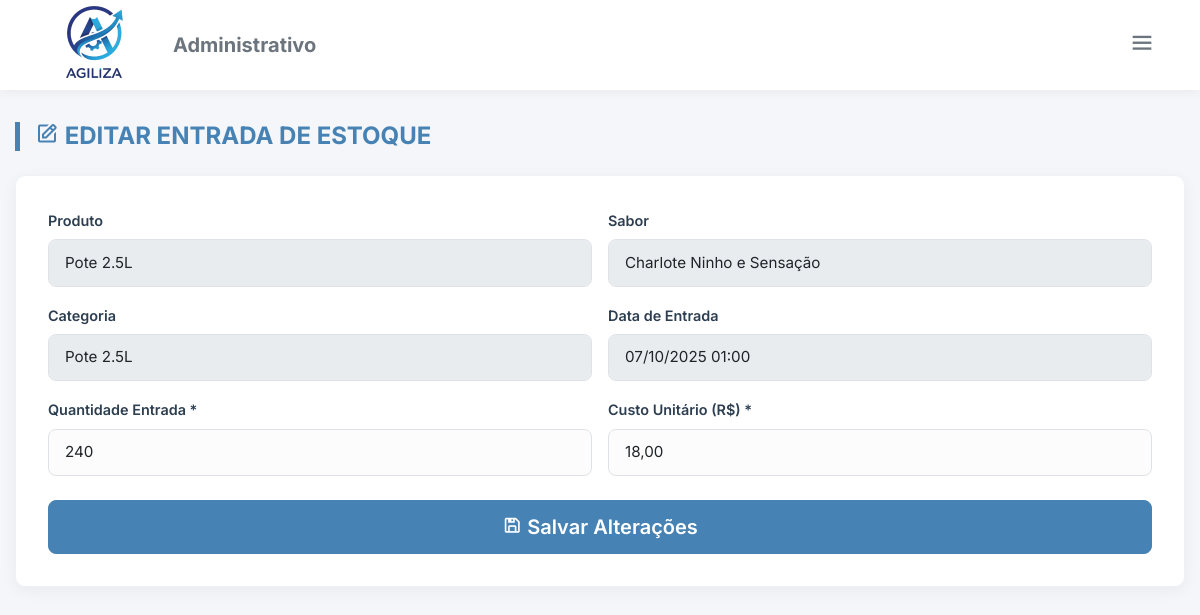
The page /alt_estoque.php?id=28 (signed in) on the database its author committed.
### tables this page shows
CREATE TABLE IF NOT EXISTS `estoque` (
  `id_estoque` int NOT NULL AUTO_INCREMENT,
  `produto` varchar(255) NOT NULL,
  `sabor` varchar(255) NOT NULL,
  `tipo` varchar(50) NOT NULL,
  `estoque_atual` int NOT NULL,
  `data` datetime NOT NULL,
  `movimentacao` enum('Entrada','Saída') NOT NULL,
  `valor_custo` decimal(10,2) NOT NULL DEFAULT '0.00',
  PRIMARY KEY (`id_estoque`)
);

### alt_estoque.php (the view, shortened to what this page needs)
<?php
require_once "config/conexao.php";
$dados = [];
if (isset($_GET["id"])) {
    $id = (int) $_GET["id"];
    $stmt = $conn->prepare("SELECT * FROM estoque WHERE id_estoque = :id AND movimentacao = 'Entrada'");
    $stmt->bindValue(':id', $id);
    $stmt->execute();
    $dados = $stmt->fetch(PDO::FETCH_ASSOC);
}
?>
<!DOCTYPE html>
<html lang="pt-br">
<head>
    <link href="https://cdn.jsdelivr.net/npm/bootstrap@5.3.6/dist/css/bootstrap.min.css" rel="stylesheet">
    <link href="https://unpkg.com/boxicons@2.1.4/css/boxicons.min.css" rel="stylesheet">
    <link href="assets/css/style_cad.css" rel="stylesheet">
</head>
<body>
    <div class="top-bar">
        <div class="d-flex align-items-center gap-3">
            <img src="assets/img/logoagilizasemfundo.png" class="logo" alt="Logo">
            <h5 class="m-0 fw-bold text-secondary d-none d-md-block">Administrativo</h5>
        </div>
        <div class="dropdown">
            <button class="btn btn-outline-secondary border-0" type="button" data-bs-toggle="dropdown"><i
                    class='bx bx-menu fs-3'></i></button>
        </div>
    </div>
    <div class="main-container">
        <h2 class="page-title"><i class='bx bx-edit'></i> Editar Entrada de Estoque</h2>
        <div class="form-card">
            <form method="POST">
                <div class="row g-3">
                    <div class="col-md-6">
                        <label class="form-label">Produto</label>
                        <input type="text" class="form-control" value="<?= htmlspecialchars($dados['produto']) ?>"
                            disabled>
                    </div>
                    <div class="col-md-6">
                        <label class="form-label">Sabor</label>
                        <input type="text" class="form-control" value="<?= htmlspecialchars($dados['sabor']) ?>"
                            disabled>
                    </div>
                    <div class="col-md-6">
                        <label class="form-label">Categoria</label>
                        <input type="text" class="form-control" value="<?= htmlspecialchars($dados['tipo']) ?>"
                            disabled>
                    </div>
                    <div class="col-md-6">
                        <label class="form-label">Data de Entrada</label>
                        <input type="text" class="form-control"
                            value="<?= date('d/m/Y H:i', strtotime($dados['data'])) ?>" disabled>
                    </div>
                    <div class="col-md-6">
                        <label class="form-label">Quantidade Entrada *</label>
                        <input type="number" class="form-control" name="estoque_atual"
                            value="<?= (int) $dados['estoque_atual'] ?>" min="1" required>
                    </div>
                    <div class="col-md-6">
                        <label class="form-label">Custo Unitário (R$) *</label>
                        <input type="text" class="form-control" name="valor_custo"
                            value="<?= number_format($dados['valor_custo'], 2, ',', '.') ?>" required
                            placeholder="0,00">
                    </div>
                    <div class="col-12 mt-4">
                        <button type="submit" name="alterar" class="btn btn-primary w-100 btn-lg"><i
                                class='bx bx-save'></i> Salvar Alterações</button>
                    </div>
                </div>
            </form>
        </div>
    </div>
</body>
</html>

### assets/css/style_cad.css (style rules this page uses)
:root { --primary-color: #4682B4; --primary-hover: #3a6ea5; --bg-light: #f4f6f9; --card-bg: #ffffff; --text-dark: #2c3e50; --text-muted: #6c757d; --radius: 10px; --shadow: 0 4px 15px rgba(0, 0, 0, 0.05); }
body { background-color: var(--bg-light); font-family: 'Inter', sans-serif; color: var(--text-dark); min-height: 100vh; display: flex; flex-direction: column; }
.top-bar { background-color: var(--card-bg); padding: 0.8rem 2rem; display: flex; align-items: center; justify-content: space-between; box-shadow: 0 2px 10px rgba(0, 0, 0, 0.05); margin-bottom: 2rem; z-index: 100; height: 90px; }
.top-bar .logo { height: 125px; width: auto; object-fit: contain; }
.main-container { max-width: 1200px; margin: 0 auto; padding: 0 15px 40px 15px; width: 100%; flex: 1; }
.page-title { font-weight: 700; color: var(--primary-color); margin-bottom: 1.5rem; text-transform: uppercase; font-size: 1.5rem; border-left: 5px solid var(--primary-color); padding-left: 15px; }
.form-card { background: var(--card-bg); border-radius: var(--radius); box-shadow: var(--shadow); padding: 2rem; margin-bottom: 3rem; border: 1px solid #eef2f7; }
.form-label { font-weight: 600; font-size: 0.9rem; color: var(--text-dark); }
.form-control, .form-select { border-radius: 8px; padding: 0.7rem 1rem; border: 1px solid #dee2e6; background-color: #fcfcfc; font-size: 0.95rem; }
.btn-primary { background-color: var(--primary-color); border-color: var(--primary-color); padding: 0.7rem 1.5rem; font-weight: 600; border-radius: 8px; transition: all 0.3s; }

### rows shown on the page
estoque: produto "Pote 2.5L", sabor "Charlote Ninho e Sensação", tipo "Pote 2.5L", data "07/10/2025 01:00", estoque_atual "240", valor_custo "18,00"
